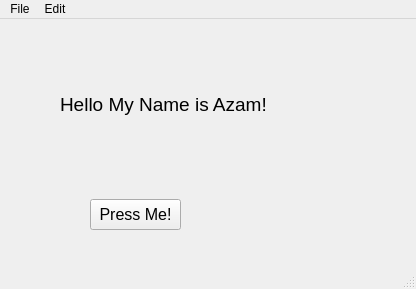
<?xml version="1.0" encoding="UTF-8"?>
<ui version="4.0">
 <class>MainWindow</class>
 <widget class="QMainWindow" name="MainWindow">
  <property name="geometry">
   <rect>
    <x>0</x>
    <y>0</y>
    <width>416</width>
    <height>289</height>
   </rect>
  </property>
  <property name="windowTitle">
   <string>MainWindow</string>
  </property>
  <widget class="QWidget" name="centralwidget">
   <widget class="QLabel" name="label1">
    <property name="geometry">
     <rect>
      <x>60</x>
      <y>40</y>
      <width>211</width>
      <height>91</height>
     </rect>
    </property>
    <property name="font">
     <font>
      <pointsize>14</pointsize>
     </font>
    </property>
    <property name="text">
     <string>Hello My Name is Azam!</string>
    </property>
   </widget>
   <widget class="QPushButton" name="button1">
    <property name="geometry">
     <rect>
      <x>90</x>
      <y>180</y>
      <width>91</width>
      <height>31</height>
     </rect>
    </property>
    <property name="font">
     <font>
      <pointsize>12</pointsize>
     </font>
    </property>
    <property name="text">
     <string>Press Me!</string>
    </property>
   </widget>
  </widget>
  <widget class="QMenuBar" name="menubar">
   <property name="geometry">
    <rect>
     <x>0</x>
     <y>0</y>
     <width>416</width>
     <height>22</height>
    </rect>
   </property>
   <widget class="QMenu" name="menuFile">
    <property name="title">
     <string>File</string>
    </property>
    <addaction name="op1_a"/>
    <addaction name="op1_b"/>
   </widget>
   <widget class="QMenu" name="menuAbout_Us">
    <property name="title">
     <string>Edit</string>
    </property>
    <addaction name="op2_a"/>
    <addaction name="op2_b"/>
    <addaction name="op2_c"/>
   </widget>
   <addaction name="menuFile"/>
   <addaction name="menuAbout_Us"/>
  </widget>
  <widget class="QStatusBar" name="statusbar"/>
  <action name="op2_a">
   <property name="text">
    <string>New</string>
   </property>
  </action>
  <action name="op2_b">
   <property name="text">
    <string>Copy</string>
   </property>
  </action>
  <action name="op2_c">
   <property name="text">
    <string>Paste</string>
   </property>
  </action>
  <action name="op1_a">
   <property name="text">
    <string>New</string>
   </property>
   <property name="statusTip">
    <string>Create a new file</string>
   </property>
   <property name="shortcut">
    <string>Ctrl+A</string>
   </property>
  </action>
  <action name="op1_b">
   <property name="text">
    <string>Save</string>
   </property>
   <property name="statusTip">
    <string>save file</string>
   </property>
   <property name="shortcut">
    <string>Ctrl+B</string>
   </property>
  </action>
 </widget>
 <resources/>
 <connections/>
</ui>
